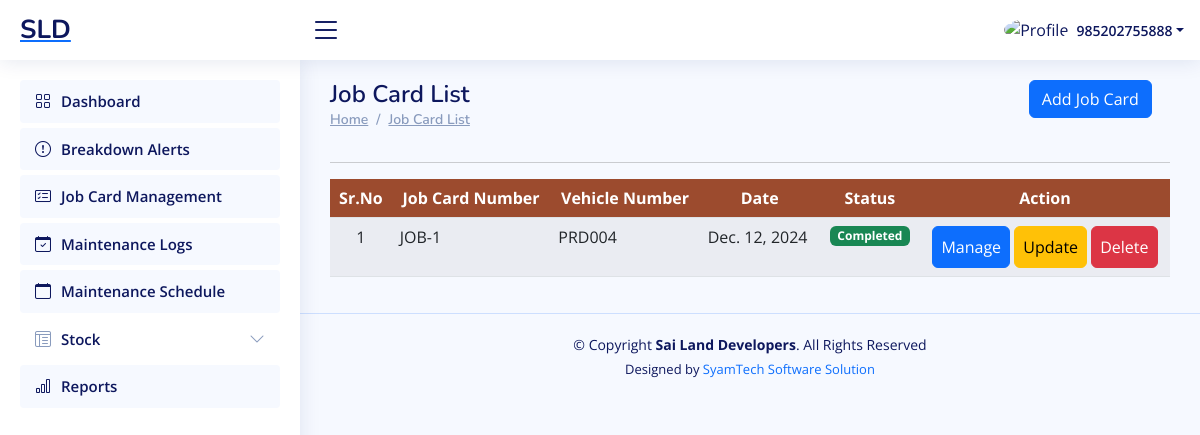
/workshop/job_card_list/ (signed in), run on the app's committed database.
### ERP_Admin/models.py (models this page shows, shortened)
class CustomUser(AbstractUser):
    is_admin = models.BooleanField(default=False)
    is_account = models.BooleanField(default=False)
    is_workshop = models.BooleanField(default=False)
    is_driver = models.BooleanField(default=False)
    groups = models.ManyToManyField(
        Group,
        related_name='customuser_groups',  # Custom reverse relation name
        blank=True
    )
    user_permissions = models.ManyToManyField(
        Permission,
        related_name='customuser_permissions',  # Custom reverse relation name
        blank=True
    )
    def __str__(self):
        return self.username

class JobCard(models.Model):
    job_card_number = models.CharField(max_length=20, unique=True, editable=False)
    technician = models.ForeignKey('Technician', related_name='job_cards',  on_delete=models.CASCADE, null=True, blank=True)
    driver= models.ForeignKey('Driver', related_name='job_cards',  on_delete=models.CASCADE, null=True, blank=True)
    date = models.DateField()
    reported_defect = models.TextField()
    completed_action = models.TextField(null=True, blank=True)
    party = models.ForeignKey('Party', related_name='job_cards', on_delete=models.SET_NULL, null=True, blank=True)
    vehicle = models.ForeignKey('Vehicle', related_name='job_cards', on_delete=models.CASCADE)
    status = models.CharField(max_length=20, choices=JOB_CARD_STATUS, default='pending')
    labour_cost = models.DecimalField(max_digits=10, decimal_places=2, null=True, blank=True, validators=[MinValueValidator(0)])

class Vehicle(models.Model):
    vehicle_name = models.CharField(max_length=100)
    vehicle_number = models.CharField(max_length=50, unique=True)
    def __str__(self):
        return f"{self.vehicle_name} ({self.vehicle_number})"

### ERP_Workshop/views.py (the view)
# urls.py: path('job_card_list/', views.job_card_list, name='workshop_job_card_list'),
def job_card_list(request):
    form= JobCardForm()
    job_card=JobCard.objects.all().order_by('-id')
    return render(request, "workshop_job_card_list.html",{'form':form,'job_card':job_card})

### ERP_Admin/models.py (called while the page is built)
    def __str__(self):
        return f"{self.driver_name} - {self.user.username}"

    def __str__(self):
        return f"{self.technician_name}"

    def __str__(self):
        return self.business_name

### ERP_Workshop/templates/workshop_job_card_list.html (shortened to what this page needs)
{% extends "workshop_base.html" %}
{% load crispy_forms_tags %}
{% block content %}
<main id="main" class="main">
        <div class="row">
            <div class="col-sm-6">
                <div class="pagetitle">
                    <h1>Job Card List</h1>
                    <nav>
                        <ol class="breadcrumb">
                            <li class="breadcrumb-item"><a href="#">Home</a></li>
                            <li class="breadcrumb-item"><a href="#">Job Card List </a></li>
                        </ol>
                    </nav>
                </div>
            </div>
            <div class="col-sm-6">
                <div class="container" style="max-width:97%;">
                    <div class="text-lg-end text-start">
                        <a href="#" class="btn btn-primary" data-toggle="modal"
                            data-target="#model_create_job_card"> Add Job Card</a>
                    </div>
                </div>
            </div>
        </div>
        <section class="section dashboard">
            <hr>
            <div class="row">
                <div class="col-lg-12">
                    <div class="row">
                        <div class="container" style=" overflow:scroll;">
                            <table id="job_card" class="table table-striped "
                                style="overflow:scroll; width:100%;min-width: max-content;">
                                <thead>
                                    <tr style="background:#9c4b2e;">
                                        <th scope="col" class="text-center text-white" style="">Sr.No</th>
                                        <th scope="col" class="text-center text-white" style="">Job Card Number</th>
                                        <th scope="col" class="text-center text-white" style="">Vehicle Number</th>
                                        <th scope="col" class="text-center text-white" style="">Date</th>
                                        <th scope="col" class="text-center text-white" style="">Status</th>
                                        <th scope="col" class="text-center text-white" style="">Action</th>
                                    </tr>
                                </thead>
                                <tbody>
                                    {% if job_card %}
                                    {% for r in job_card %}
                                    <tr>
                                        <td class="text-center">{{forloop.counter}}</td>
                                        <td class="text-left">{{r.job_card_number}}</td>
                                        <td class="text-left">{{r.vehicle.vehicle_number}}</td>
                                        <td class="text-left">{{r.date}}</td>
                                        <td class="text-center">
                                            {% if r.status == "pending" %}
                                                <span class="badge bg-danger">Pending</span>
                                            {% elif r.status == "in_progress" %}
                                                <span class="badge bg-warning">In Progress</span>
                                            {% else %}
                                                <span class="badge bg-success">Completed</span>
                                            {% endif %}
                                        </td>
                                        <td>
                                            <center>
                                                <a href="javascript:void(0);" data-url="{% url "workshop_job_card_item_list" r.id %}" class="btn btn-primary px-2 py-2" onclick="mini_window_1(this)">Manage</a>
                                                <a href="javascript:void(0);" data-url="{% url 'workshop_update_job_card' r.id %}" class="btn btn-warning px-2 py-2" onclick="mini_window_2(this)">Update</a>
                                                <a href="{% url "workshop_delete_job_card" r.id %}"
                                                    class="btn btn-danger px-2 py-2">Delete</a>
                                            </center>
                                        </td>
                                    </tr>
                                    {% endfor %}
                                    {% endif %}
                                </tbody>
                            </table>
                        </div>
                    </div>
                </div>
            </div>
        </section>
</main>
{% endblock content %}

### ERP_Workshop/templates/workshop_base.html (shortened to what this page needs)
{% load static %}
<html lang="en">
<head>
    <link href="https://unpkg.com/aos@2.3.1/dist/aos.css" rel="stylesheet">
    <link rel="stylesheet" type="text/css" href="https://cdn.datatables.net/1.11.5/css/jquery.dataTables.min.css">
    <link rel="stylesheet" href="https://cdn.jsdelivr.net/npm/bootstrap-icons@1.10.3/font/bootstrap-icons.css">
</head>
<body>
<header id="header" class="header fixed-top d-flex align-items-center">
    <div class="d-flex align-items-center justify-content-between">
        <a href=" " class="logo d-flex align-items-center">
             <span class="d-none d-lg-block">SLD</span>
        </a>
        <i class="bi bi-list toggle-sidebar-btn"></i>
    </div>
    <nav class="header-nav ms-auto">
        <ul class="d-flex align-items-center">
            <li class="nav-item dropdown pe-3 text-center  ">
                <a class="nav-link nav-profile d-flex align-items-center pe-0" href="#" data-bs-toggle="dropdown">
                    <img src="https://t4.ftcdn.net/jpg/03/64/21/11/360_F_364211147_1qgLVxv1Tcq0Ohz3FawUfrtONzz8nq3e.jpg" alt="Profile" class="rounded-circle">
                    <span class="d-none d-md-block dropdown-toggle ps-2">{{request.user}}</span>
                </a>
            </li>
        </ul>
    </nav>
</header>
<aside id="sidebar" class="sidebar">
    <ul class="sidebar-nav" id="sidebar-nav">
        <li class="nav-item">
            <a class="nav-link" href="{% url 'workshop_dashboard' %}">
                <i class="bi bi-grid"></i>
                <span>Dashboard</span>
            </a>
        </li>
        <li class="nav-item">
            <a class="nav-link" href="{% url 'workshop_breakdown_alerts' %}">
                <i class="bi bi-exclamation-circle"></i>
                <span>Breakdown Alerts</span>
            </a>
        </li>
        <li class="nav-item">
            <a class="nav-link" href="{% url 'workshop_job_card_list' %}">
                <i class="bi bi-card-checklist"></i>
                <span>Job Card Management</span>
            </a>
        </li>
        <li class="nav-item">
            <a class="nav-link" href="{% url 'workshop_maintenance_logs' %}">
                <i class="bi bi-calendar-check"></i>
                <span>Maintenance Logs</span>
            </a>
        </li>
        <li class="nav-item">
            <a class="nav-link" href="{% url 'workshop_maintenance_schedule' %}">
                <i class="bi bi-calendar"></i>
                <span>Maintenance Schedule</span>
            </a>
        </li>
        <li class="nav-item">
            <a class="nav-link collapsed" data-bs-target="#tables-nav" data-bs-toggle="collapse" href="#">
            <i class="bi bi-layout-text-window-reverse"></i><span>Stock</span><i class="bi bi-chevron-down ms-auto"></i>
            </a>
        </li>
        <li class="nav-item">
            <a class="nav-link" href="{% url 'workshop_reports' %}">
                <i class="bi bi-bar-chart"></i>
                <span>Reports</span>
            </a>
        </li>
    </ul>
</aside>
{% block content %}{% endblock content %}
<footer id="footer" class="footer text-center">
    <div class="copyright">
        &copy; Copyright <strong><span>Sai Land Developers</span></strong>. All Rights Reserved
    </div>
    <div class="credits">
        Designed by <a href="#" style="text-decoration:none;">SyamTech Software Solution</a>
    </div>
</footer>
</body>
<link rel="stylesheet" href="https://cdnjs.cloudflare.com/ajax/libs/selectize.js/0.15.2/css/selectize.min.css"/>
</html>

### ERP_Workshop/templates/workshop_job_card_list.html (style rules this page uses)
.dropdown { position: relative; display: inline-block; }

### data on the page
CustomUser: user "985202755888"
JobCard: job_card_number "JOB-1", vehicle.vehicle_number "PRD004", date "Dec. 12, 2024", status "Completed"
